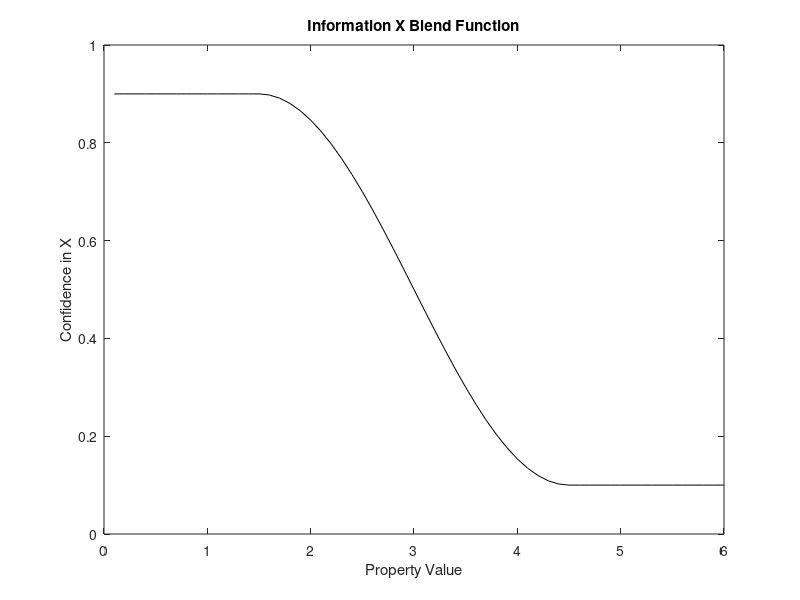
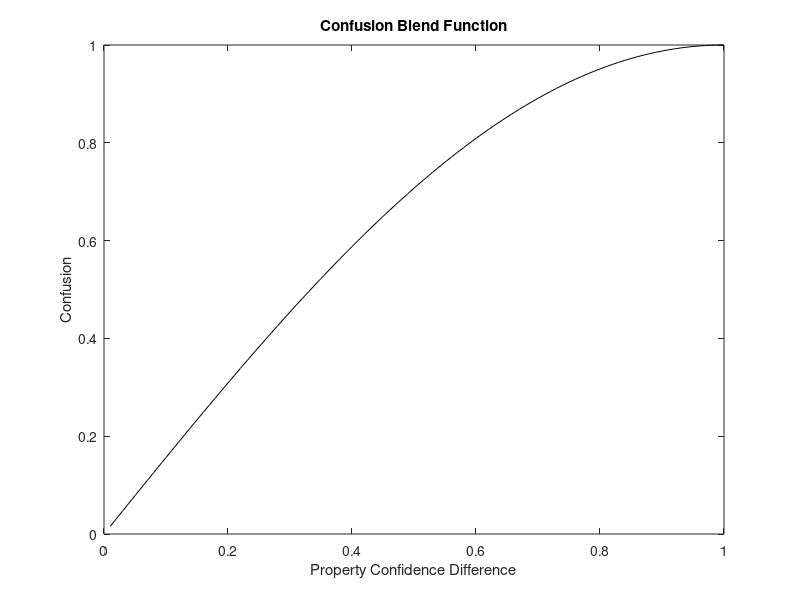
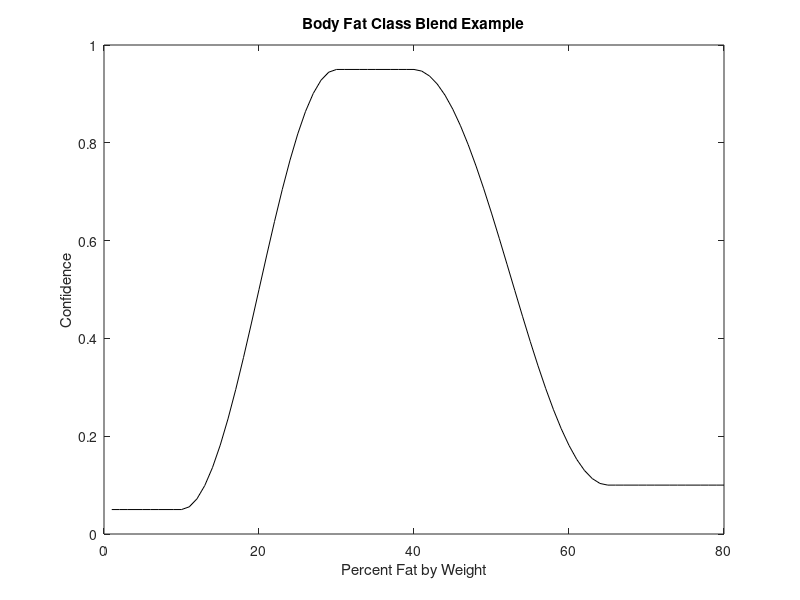

The MATLAB source for these figures, in order:
% Jim Stover's Blend functions


b=.9;
d=.1;

a=1.5;
c=4.5;

dx=.1;
npts=60;
Blnd=zeros([1 npts]);
x=zeros([1 npts]);
for n=1:npts,
   x(n)=n*dx;
   if x(n) <= a
      Blnd(n)=b;
   end;
   if x(n) >= c
      Blnd(n)=d;
   end;
   if x(n) > a
      if x(n) < c
         Blnd(n)=.5*(d+b+(d-b)*sin(pi*((x(n)-a)/(c-a) - .5)));
      end;
   end;
end;

figure(1);
plot(x,Blnd,'k');
title('Information X Blend Function');
ylabel('Confidence in X');
xlabel('Property Value');


% confusion example

b=2;
d=0;

a=-1;
c=1;

dx=.01;
npts=100;
Cnfu=zeros([1 npts]);
x=zeros([1 npts]);
for n=1:npts,
   x(n)=n*dx;
   if x(n) <= a
      Cnfu(n)=b;
   end;
   if x(n) >= c
      Cnfu(n)=d;
   end;
   if x(n) > a
      if x(n) < c
         Cnfu(n)=.5*(d+b+(d-b)*sin(pi*((x(n)-a)/(c-a) - .5)));
      end;
   end;
end;
Cnfu=1 - Cnfu;

figure(2);
plot(x,Cnfu,'k');
title('Confusion Blend Function');
ylabel('Confusion');
xlabel('Property Confidence Difference');

% band-pass blend fcn - body fat mass example

b1=.05;
d1=.95;

b2=d1;
d2=.10

a1=10;
c1=30;

a2=40;
c2=65;

dx=1;
npts=80;
Blndf=zeros([1 npts]);
x=zeros([1 npts]);
for n=1:npts,
   x(n)=n*dx;
   if x(n) <= a1
      Blndf(n)=b1;
   end;
   if x(n) > a1
      if x(n) < c1
         Blndf(n)=.5*(d1+b1+(d1-b1)*sin(pi*((x(n)-a1)/(c1-a1) - .5)));
      end;
   end;
   if x(n) >= c1
      if x(n) < a2
         Blndf(n)=d1;
      end;
   end;
   if x(n) >= a2
      if x(n) < c2
         Blndf(n)=.5*(d2+b2+(d2-b2)*sin(pi*((x(n)-a2)/(c2-a2) - .5)));
      end;
   end;
   if x(n) >= c2
      Blndf(n)=d2;
   end;
end;

figure(3);
plot(x,Blndf,'k');
title('Body Fat Class Blend Example');
ylabel('Confidence');
xlabel('Percent Fat by Weight');
